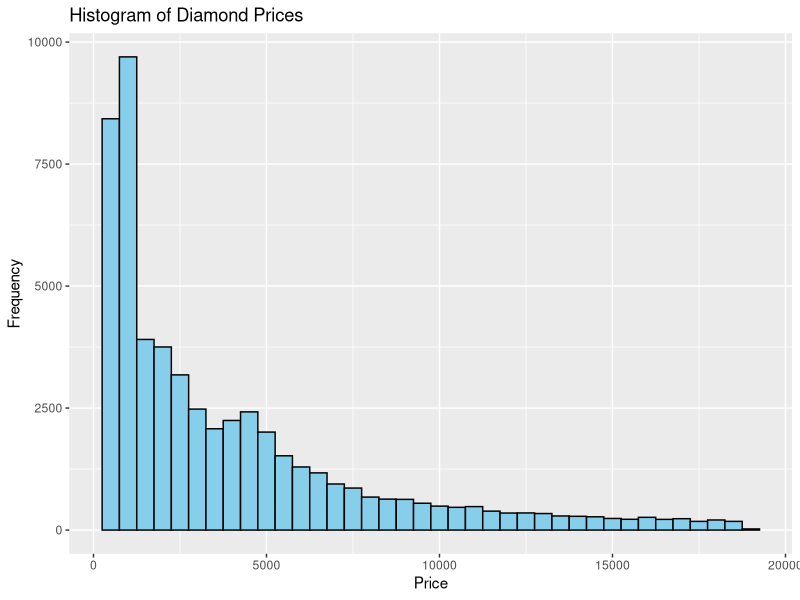
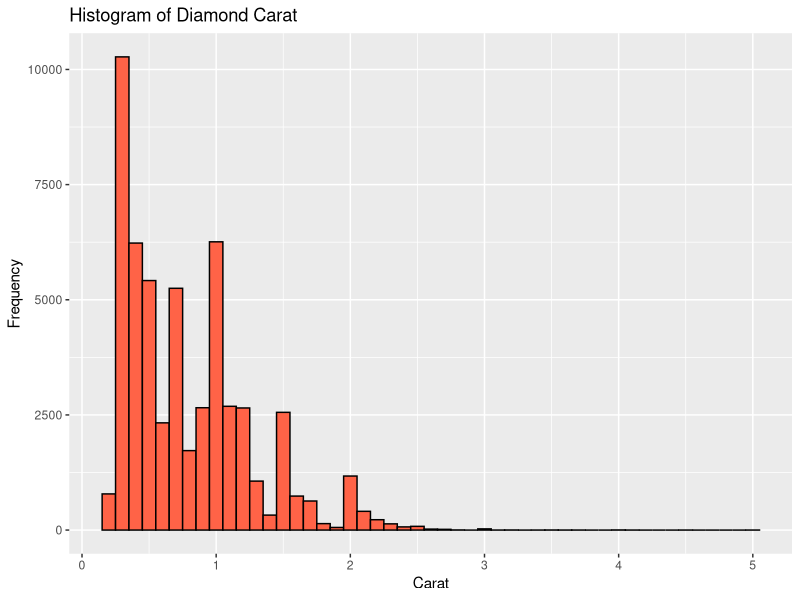
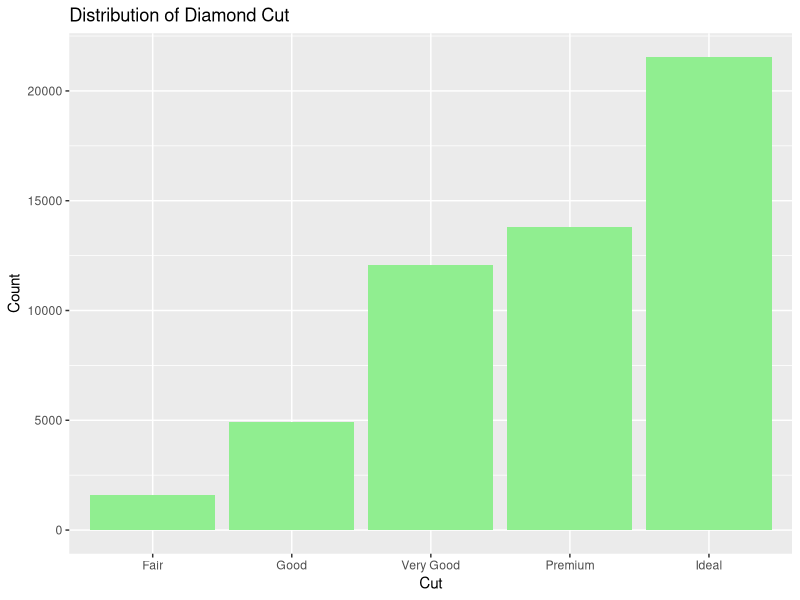
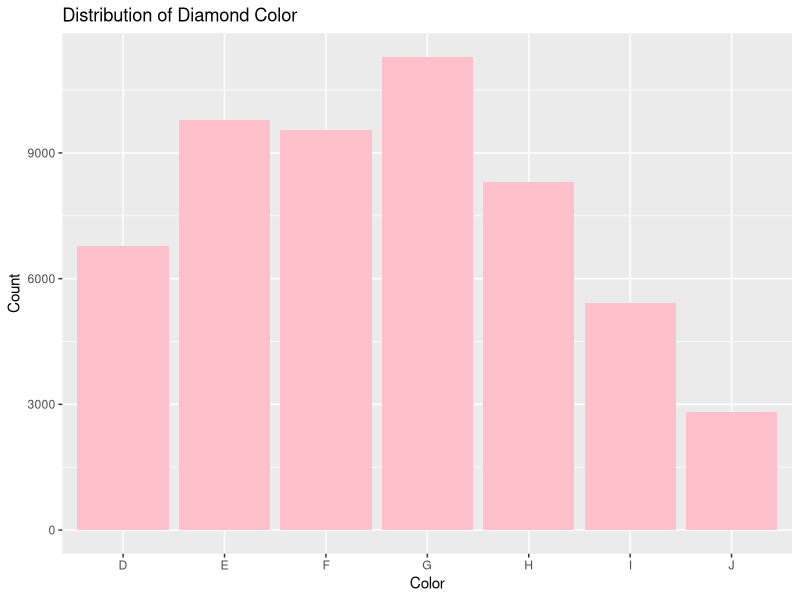
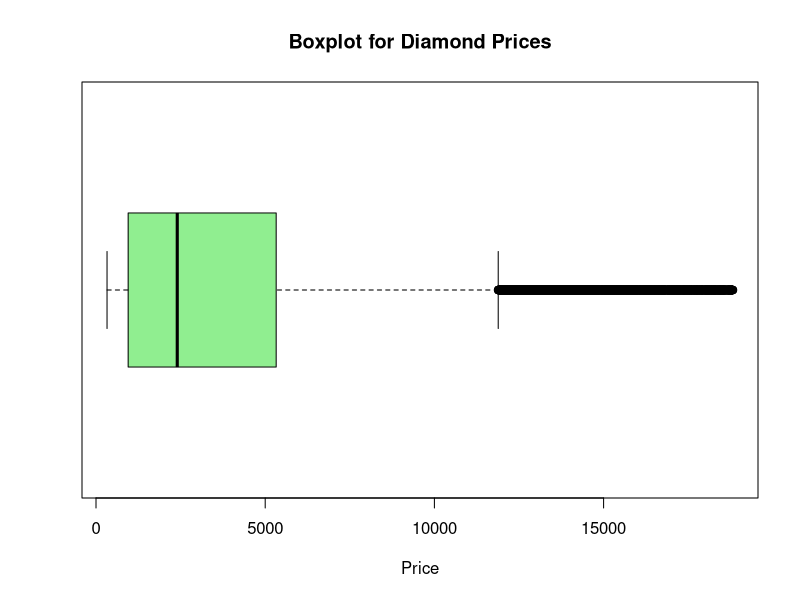

Recreate these plots in R, in order.
#============================#
# Name - Anish Rao           #
# Student number - 20066423  #
# Group C                    #
# Dataset - Diamonds         #
#============================#

# Setup
library(ggplot2)
data("diamonds")
str(diamonds)
summary(diamonds)

# Question 1
# ==============================================================================
# a) Describe the dataset using appropriate plots/curves/charts,…
# ==============================================================================

ggplot(diamonds, aes(x = price)) +
  geom_histogram(binwidth = 500, fill = "skyblue", color = "black") +
  labs(title = "Histogram of Diamond Prices", x = "Price", y = "Frequency")

ggplot(diamonds, aes(x = carat)) +
  geom_histogram(binwidth = 0.1, fill = "tomato", color = "black") +
  labs(title = "Histogram of Diamond Carat", x = "Carat", y = "Frequency")

ggplot(diamonds, aes(x = cut)) +
  geom_bar(fill = "lightgreen") +
  labs(title = "Distribution of Diamond Cut", x = "Cut", y = "Count")

ggplot(diamonds, aes(x = color)) +
  geom_bar(fill = "pink") +
  labs(title = "Distribution of Diamond Color", x = "Color", y = "Count")

# ==============================================================================
# b) Consider one of continuous attributes, and compute central
#    and variational measures.
# ==============================================================================

price = diamonds$price
price_mean = mean(price)
price_median = median(price)
price_range = range(price)
price_variance = var(price)
price_sd = sd(price)
price_IQR = IQR(price)

cat("Central Measures for Price: \nMean:", price_mean, 
    "\nMedian:", price_median, 
    "\n\nVariational Measures for Price: \nRange:", 
    price_range[1], "to", price_range[2], 
    "\nVariance:", price_variance, 
    "\nStandard Deviation:", price_sd,
    "\nIQR:", price_IQR)

# ==============================================================================
# c) For a particular variable of the dataset, use Chebyshev's rule,
#    and propose one-sigma interval.
#    Based on your proposed interval, specify the outliers if any.
# ==============================================================================

lower_bound = price_mean - price_sd
upper_bound = price_mean + price_sd
cat("One-sigma interval (Mean ± SD): [", lower_bound, ",", upper_bound, "]\n")

price_outliers = diamonds[diamonds$price < lower_bound | diamonds$price > upper_bound, ]
cat("Number of outliers:", nrow(price_outliers), "\n")

# ==============================================================================
# d) Explain how the box-plot technique can be used to detect outliers.
#    Apply this technique for one attribute of the dataset
# ==============================================================================

first_quartile = quantile(diamonds$price, 0.25)
third_quartile = quantile(diamonds$price, 0.75)
price_IQR = IQR(diamonds$price)

lower_limit = first_quartile - 1.5 * price_IQR
upper_limit = third_quartile + 1.5 * price_IQR

price_outlier_values = diamonds$price[diamonds$price < lower_limit | 
                                         diamonds$price > upper_limit]
num_outliers = length(price_outlier_values)
if(num_outliers == 0) {
  cat("No outliers detected using the boxplot method.\n")
} else {
  cat("Outliers detected using the boxplot method:", num_outliers, "\n")
}

boxplot(diamonds$price,
        main = "Boxplot for Diamond Prices",
        col = "lightgreen",
        horizontal = TRUE,
        xlab = "Price")